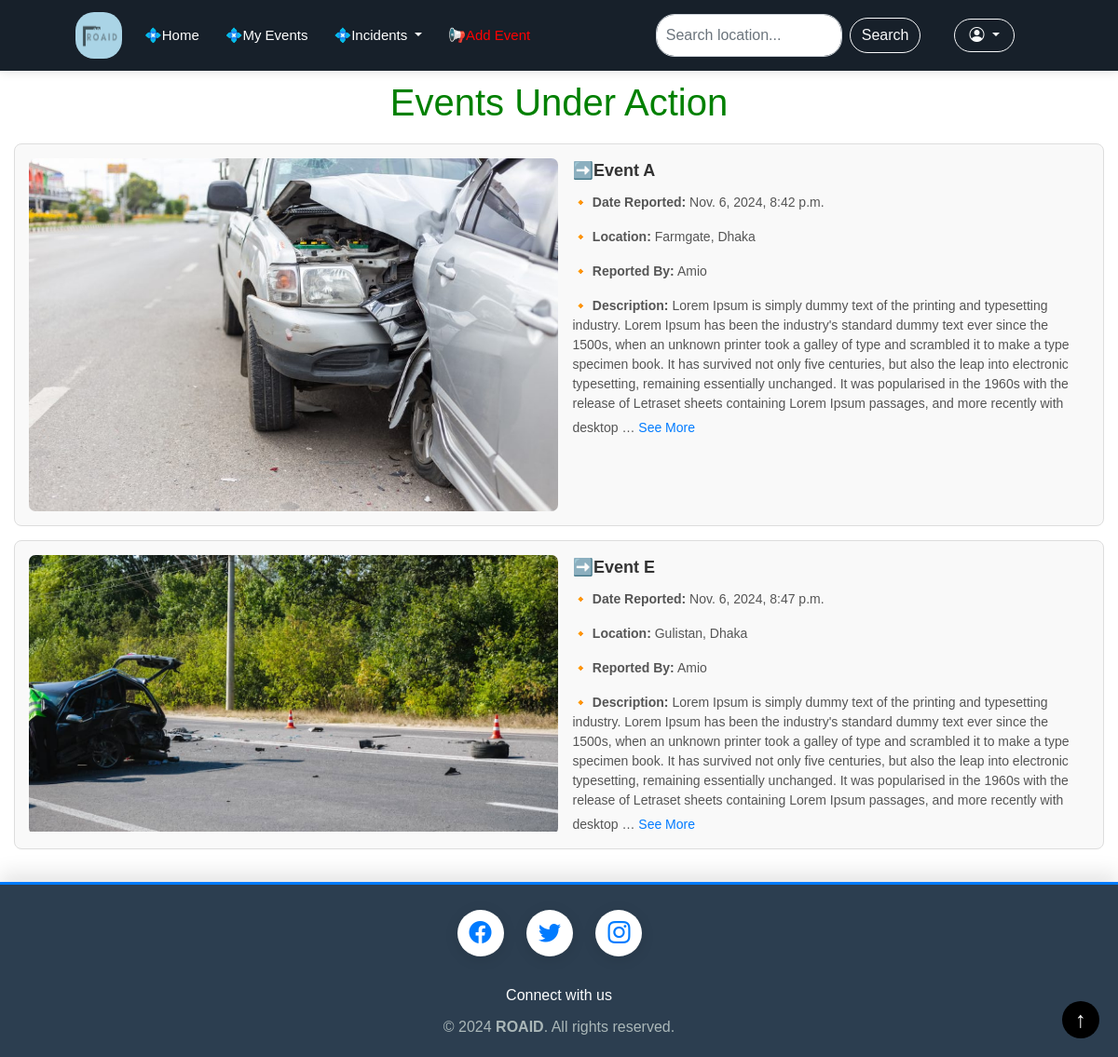
/onaction/, run on the app's committed database.
### Volunteer/models.py (models this page shows, shortened)
class Incident(models.Model):
    STATUS_CHOICES = [
        ('No Action', 'No Action'),
        ('On Action', 'On Action'),
        ('Completed', 'Completed'),
    ]
    title = models.CharField(max_length=200)
    description = models.TextField()
    location = models.CharField(max_length=255)
    date_reported = models.DateTimeField(auto_now_add=True)
    status = models.CharField(max_length=20, choices=STATUS_CHOICES, default='No Action')
    reported_by = models.ForeignKey(User, on_delete=models.CASCADE, related_name='reported_incidents')
    assigned_to = models.ForeignKey(User, on_delete=models.SET_NULL, null=True, blank=True, default= None,
                                    related_name='assigned_incidents')
    service_type = models.CharField(max_length=50,
                                    choices=[('fire', 'Fire'), ('police', 'Police'), ('ambulance', 'Ambulance')],
                                    default='police')
    image = models.ImageField(blank=True, null=True,upload_to='images/')

### Volunteer/views.py (the view)
# urls.py: path('onaction/', v_views.onaction, name='onaction'),
def onaction(request):
    inc = Incident.objects.filter(status='On Action')
    context = {'inc': inc}
    return render(request, 'onaction.html', context=context)

### Volunteer/templates/onaction.html (shortened to what this page needs)
{% extends 'common.html' %}
{% load static %}
{% block content %}
<!DOCTYPE html>
<html lang="en">
<head>
    <link rel="stylesheet" href="{% static 'css/homepage.css' %}">
</head>
<body>
    <div class="container">
        <h1 class="title" style="padding-top: 10px;color: green">Events Under Action</h1>
        {% for incident in inc %}
        <div class="incident-card">
            <div class="incident-content">
                <div class="incident-image-container">
                    {% if incident.image %}
                        <img src="{{ incident.image.url }}" alt="Incident Image" class="incident-image">
                    {% else %}
                        <img src="{% static 'images/ROAID.png' %}" alt="Incident Image" class="incident-image">
                    {% endif %}
                </div>
                <div class="incident-info">
                    <div class="incident-header">
                        ➡️{{ incident.title }}
                    </div>
                    <div class="incident-details">
                        <p><strong>🔸 Date Reported:</strong> {{ incident.date_reported }}</p>
                        <p><strong>🔸 Location:</strong> {{ incident.location }}</p>
                        <p><strong>🔸 Reported By:</strong> {{ incident.reported_by }}</p>
                    </div>
                    <div class="incident-description">
                        <strong>🔸 Description:</strong>
                        <span class="description-text" data-full-text="{{ incident.description }}">
                            {{ incident.description|truncatechars:500 }}
                        </span>
                        {% if incident.description|length > 500 %}
                            <button class="see-more-btn">See More</button>
                        {% endif %}
                    </div>
                </div>
            </div>
        </div>
        {% empty %}
        <p>No incidents to display.</p>
        {% endfor %}
    </div>
</body>
</html>
{% endblock %}

### static/css/navbar.css (style rules this page uses)
body, html { background-color: #ffffff; color: #000000; transition: background-color 0.3s, color 0.3s; }

### static/css/homepage.css (style rules this page uses)
* { margin: 0; padding: 0; box-sizing: border-box; }
.container { max-width: 800px; margin: 0 auto; padding: 20px; font-family: Arial, sans-serif; }
.title { color: #0066cc; text-align: center; margin-bottom: 20px; }
.incident-card { border: 1px solid #ddd; border-radius: 8px; margin-bottom: 15px; padding: 15px; background-color: #f9f9f9; }
.incident-content { display: flex; gap: 15px; }
.incident-image-container { width: 700px; max-height: 550px; overflow: hidden; border-radius: 7px; }
.incident-image { width: 100%; height: auto; display: block; object-fit: cover; }
.incident-info { flex: 1 1 60%; }
.incident-header { font-size: 18px; font-weight: bold; color: #333; margin-bottom: 10px; }
.incident-details p, .incident-description { font-size: 14px; color: #555; }
.see-more-btn { background: none; border: none; color: #007bff; cursor: pointer; font-size: 14px; margin-top: 5px; padding: 0; }

### Volunteer/templates/footer.html (style rules this page uses)
body { margin: 0; padding: 0; display: flex; flex-direction: column; min-height: 100vh; font-family: Arial, sans-serif; }
.container { max-width: 1200px; margin: 0 auto; padding: 0 15px; }

### data on the page
Incident: image (picture), title "Event A", date_reported "Nov. 6, 2024, 8:42 p.m.", location "Farmgate, Dhaka", reported_by "Amio", description "Lorem Ipsum is simply dummy text of the printing and typesetting industry. Lorem Ipsum has been the industry's standard dummy text ever since the 1500s, when an unknown printer took a galley of type and scrambled it to make a type specimen book. It has survived not only five centuries, but also the leap into electronic typesetting, remaining essentially unchanged. It was popularised in the 1960s with the release of Letraset sheets containing Lorem Ipsum passages, and more recently with desktop …", shows "See More"
Incident: image (picture), title "Event E", date_reported "Nov. 6, 2024, 8:47 p.m.", location "Gulistan, Dhaka", reported_by "Amio", description "Lorem Ipsum is simply dummy text of the printing and typesetting industry. Lorem Ipsum has been the industry's standard dummy text ever since the 1500s, when an unknown printer took a galley of type and scrambled it to make a type specimen book. It has survived not only five centuries, but also the leap into electronic typesetting, remaining essentially unchanged. It was popularised in the 1960s with the release of Letraset sheets containing Lorem Ipsum passages, and more recently with desktop …", shows "See More"
